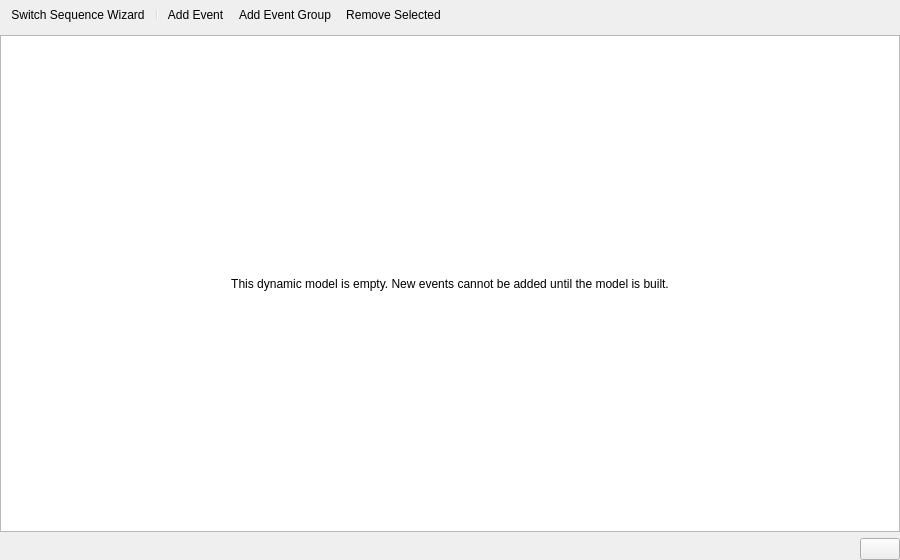
<?xml version="1.0" encoding="UTF-8"?>
<ui version="4.0">
 <class>DynamicEventsPage</class>
 <widget class="QWidget" name="DynamicEventsPage">
  <property name="geometry">
   <rect>
    <x>0</x>
    <y>0</y>
    <width>900</width>
    <height>560</height>
   </rect>
  </property>
  <property name="windowTitle">
   <string>Dynamic Events</string>
  </property>
  <layout class="QVBoxLayout" name="mainLayout">
   <property name="leftMargin">
    <number>0</number>
   </property>
   <property name="topMargin">
    <number>0</number>
   </property>
   <property name="rightMargin">
    <number>0</number>
   </property>
   <property name="bottomMargin">
    <number>0</number>
   </property>
   <item>
    <widget class="QToolBar" name="eventsToolBar">
     <property name="movable">
      <bool>false</bool>
     </property>
     <property name="toolButtonStyle">
      <enum>Qt::ToolButtonStyle::ToolButtonTextBesideIcon</enum>
     </property>
     <property name="floatable">
      <bool>false</bool>
     </property>
     <addaction name="actionSwitchSequence"/>
     <addaction name="separator"/>
     <addaction name="actionAddEvent"/>
     <addaction name="actionNewGroup"/>
     <addaction name="actionRemove"/>
    </widget>
   </item>
   <item>
    <widget class="QFrame" name="eventsTreeFrame">
     <property name="frameShape">
      <enum>QFrame::Shape::NoFrame</enum>
     </property>
     <layout class="QGridLayout" name="eventsTreeLayout">
      <property name="leftMargin">
       <number>0</number>
      </property>
      <property name="topMargin">
       <number>0</number>
      </property>
      <property name="rightMargin">
       <number>0</number>
      </property>
      <property name="bottomMargin">
       <number>0</number>
      </property>
      <item row="0" column="0">
       <widget class="QTableView" name="eventsTableView">
        <property name="alternatingRowColors">
         <bool>true</bool>
        </property>
        <property name="selectionMode">
         <enum>QAbstractItemView::SelectionMode::SingleSelection</enum>
        </property>
        <property name="selectionBehavior">
         <enum>QAbstractItemView::SelectionBehavior::SelectRows</enum>
        </property>
       </widget>
      </item>
      <item row="0" column="0">
       <widget class="QLabel" name="emptyModelMessage">
        <property name="text">
         <string>This dynamic model is empty. New events cannot be added until the model is built.</string>
        </property>
        <property name="alignment">
         <set>Qt::AlignmentFlag::AlignCenter</set>
        </property>
        <property name="wordWrap">
         <bool>true</bool>
        </property>
       </widget>
      </item>
     </layout>
    </widget>
   </item>
   <item>
    <layout class="QHBoxLayout" name="saveLayout">
     <item>
      <spacer name="saveSpacer">
       <property name="orientation">
        <enum>Qt::Orientation::Horizontal</enum>
       </property>
       <property name="sizeHint" stdset="0">
        <size>
         <width>40</width>
         <height>20</height>
        </size>
       </property>
      </spacer>
     </item>
     <item>
      <widget class="QPushButton" name="saveButton">
       <property name="toolTip">
        <string>Save events</string>
       </property>
       <property name="text">
        <string/>
       </property>
       <property name="icon">
        <iconset resource="../../Icons/icons.qrc">
         <normaloff>:/Icons/icons/accept.png</normaloff>:/Icons/icons/accept.png</iconset>
       </property>
      </widget>
     </item>
    </layout>
   </item>
  </layout>
  <action name="actionSwitchSequence">
   <property name="text">
    <string>Switch Sequence Wizard</string>
   </property>
   <property name="toolTip">
    <string>Create an EMT switch opening and reclosing event sequence</string>
   </property>
  </action>
  <action name="actionAddEvent">
   <property name="icon">
    <iconset resource="../../Icons/icons.qrc">
     <normaloff>:/Icons/icons/plus.png</normaloff>:/Icons/icons/plus.png</iconset>
   </property>
   <property name="text">
    <string>Add Event</string>
   </property>
   <property name="toolTip">
    <string>Add an event to the selected event group</string>
   </property>
  </action>
  <action name="actionRemove">
   <property name="icon">
    <iconset resource="../../Icons/icons.qrc">
     <normaloff>:/Icons/icons/minus.png</normaloff>:/Icons/icons/minus.png</iconset>
   </property>
   <property name="text">
    <string>Remove Selected</string>
   </property>
   <property name="toolTip">
    <string>Remove the selected event or event group</string>
   </property>
  </action>
  <action name="actionNewGroup">
   <property name="icon">
    <iconset resource="../../Icons/icons.qrc">
     <normaloff>:/Icons/icons/plus.png</normaloff>:/Icons/icons/plus.png</iconset>
   </property>
   <property name="text">
    <string>Add Event Group</string>
   </property>
   <property name="toolTip">
    <string>Create an event group for this simulation mode</string>
   </property>
  </action>
 </widget>
 <resources>
  <include location="../../Icons/icons.qrc"/>
 </resources>
 <connections/>
</ui>
